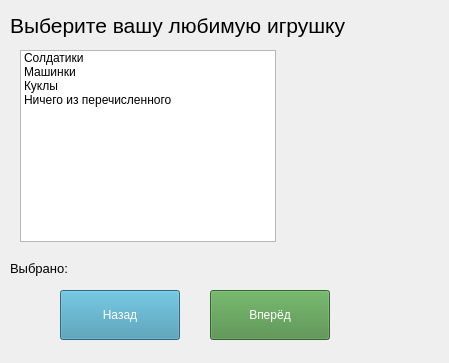
<?xml version="1.0" encoding="UTF-8"?>
<ui version="4.0">
 <class>MainWindow</class>
 <widget class="QMainWindow" name="MainWindow">
  <property name="geometry">
   <rect>
    <x>0</x>
    <y>0</y>
    <width>449</width>
    <height>363</height>
   </rect>
  </property>
  <property name="minimumSize">
   <size>
    <width>449</width>
    <height>363</height>
   </size>
  </property>
  <property name="maximumSize">
   <size>
    <width>449</width>
    <height>363</height>
   </size>
  </property>
  <property name="windowTitle">
   <string>MainWindow</string>
  </property>
  <property name="styleSheet">
   <string notr="true"/>
  </property>
  <widget class="QWidget" name="centralwidget">
   <widget class="QPushButton" name="btn_back">
    <property name="geometry">
     <rect>
      <x>60</x>
      <y>290</y>
      <width>120</width>
      <height>50</height>
     </rect>
    </property>
    <property name="font">
     <font>
      <family>Segoe UI</family>
     </font>
    </property>
    <property name="styleSheet">
     <string notr="true">color: rgb(255, 255, 255);
background-color: rgb(63, 147, 176);</string>
    </property>
    <property name="text">
     <string>Назад</string>
    </property>
   </widget>
   <widget class="QLabel" name="label_img">
    <property name="geometry">
     <rect>
      <x>280</x>
      <y>50</y>
      <width>181</width>
      <height>211</height>
     </rect>
    </property>
    <property name="styleSheet">
     <string notr="true"/>
    </property>
    <property name="text">
     <string/>
    </property>
    <property name="pixmap">
     <pixmap>../Pictures/toys.png</pixmap>
    </property>
   </widget>
   <widget class="QPushButton" name="btn_next">
    <property name="geometry">
     <rect>
      <x>210</x>
      <y>290</y>
      <width>120</width>
      <height>50</height>
     </rect>
    </property>
    <property name="font">
     <font>
      <family>Segoe UI</family>
     </font>
    </property>
    <property name="styleSheet">
     <string notr="true">color: rgb(255, 255, 255);
background-color: rgb(73, 139, 65);</string>
    </property>
    <property name="text">
     <string>Вперёд</string>
    </property>
   </widget>
   <widget class="QLabel" name="label_task">
    <property name="geometry">
     <rect>
      <x>10</x>
      <y>10</y>
      <width>431</width>
      <height>31</height>
     </rect>
    </property>
    <property name="font">
     <font>
      <family>Segoe UI</family>
      <pointsize>16</pointsize>
     </font>
    </property>
    <property name="styleSheet">
     <string notr="true"/>
    </property>
    <property name="text">
     <string>Выберите вашу любимую игрушку</string>
    </property>
   </widget>
   <widget class="QLabel" name="label_selected">
    <property name="geometry">
     <rect>
      <x>10</x>
      <y>260</y>
      <width>321</width>
      <height>16</height>
     </rect>
    </property>
    <property name="font">
     <font>
      <family>Segoe UI</family>
      <pointsize>10</pointsize>
     </font>
    </property>
    <property name="styleSheet">
     <string notr="true"/>
    </property>
    <property name="text">
     <string>Выбрано:</string>
    </property>
   </widget>
   <widget class="QListWidget" name="listWidget">
    <property name="geometry">
     <rect>
      <x>20</x>
      <y>50</y>
      <width>256</width>
      <height>192</height>
     </rect>
    </property>
    <property name="styleSheet">
     <string notr="true"/>
    </property>
    <item>
     <property name="text">
      <string>Солдатики</string>
     </property>
    </item>
    <item>
     <property name="text">
      <string>Машинки</string>
     </property>
    </item>
    <item>
     <property name="text">
      <string>Куклы</string>
     </property>
    </item>
    <item>
     <property name="text">
      <string>Ничего из перечисленного</string>
     </property>
    </item>
   </widget>
  </widget>
 </widget>
 <resources/>
 <connections/>
</ui>
